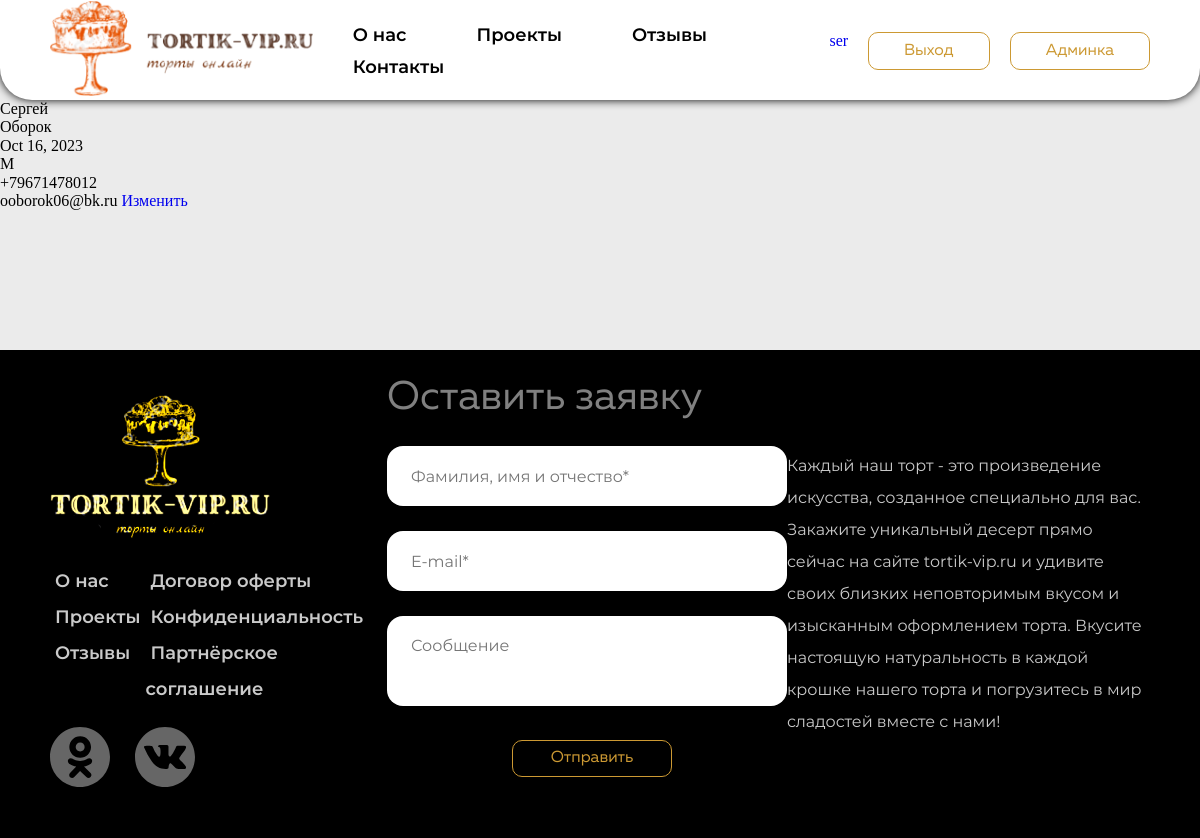
/profile/ (signed in), run on the app's committed database.
### authapp/models.py (models this page shows)
class User(AbstractUser):
    MALE = 'M'
    FEMALE = 'W'
    GENDER_CHOICES = (
        (MALE,'М'),
        (FEMALE,'Ж'),
    )
    phone = PhoneNumberField(unique=True, blank=True, verbose_name="Номер телефона")
    email = models.EmailField(unique=True, blank=True, verbose_name="Электроная почта")
    gender = models.CharField(verbose_name='пол',choices=GENDER_CHOICES,blank=True,max_length=2)
    date_of_birth = models.DateField(blank=True, null=True, verbose_name="Дата рождение")

### profileapp/views.py (the view)
# urls.py: path("", ProfileListView.as_view(), name="profile_list"),
class ProfileListView(ListView):
    model = User
    template_name = "profileapp/profile.html"
    def get_context_data(self, **kwargs):
        context = super().get_context_data(**kwargs)
        context["title"] = "Профиль"
        print(User.objects.all())
        return context

### profileapp/templates/profileapp/profile.html
{% extends 'mainapp/base.html' %}
{% load static %}
{% block content %}
{{ user.first_name }}
<br>
{{ user.last_name }}
<br>
{{ user.date_of_birth|date:"M d, Y" }}
<br>
{{ user.gender }}
<br>
{{ user.phone }}
<br>
{{ user.email }}
<a href="{% url 'profileapp:profile_edit' user.id %}">Изменить</a>
{% endblock %}

### mainapp/templates/mainapp/base.html (shortened to what this page needs)
{% load static %}
<!DOCTYPE html>
<html lang="ru">
<head>
  <link rel="stylesheet" href="{% static 'style/style.css' %}">
</head>
<body>
    <header class="header">
        <div class="container">
          <div class="header__container">
            <a href="{% url "mainapp:index" %}">
              <picture class="header__logo">
                <source srcset="amg/Logo320.svg" media="(max-width: 320px)">
                <source srcset="amg/Logo1024.svg" media="(max-width: 1024px)">
                <img class="header__logo__img" src="{% static 'img/header-logonew.png' %}" alt="#">
              </picture>
            </a>
            <nav class="header__menu">
              <ul class="header__menu__list">
                <li class="header__item">
                  <a href="#" class="header__item__link">О нас
                  </a>
                </li>
                <li class="header__item"><a href="#" class="header__item__link">
                    Проекты
                  </a></li>
                <li class="header__item"><a href="#" class="header__item__link">
                    Отзывы
                  </a></li>
                <li class="header__item"><a href="#" class="header__item__link">
                    Контакты
                  </a></li>
              </ul>
            </nav>
            <div class="contact__one">
              <div class="header__bottoms">
                {% if not user.is_authenticated %}
                    <a class="button__indent__a button button__indent" id="open__search__form" href="{% url 'authapp:login' %}">Вход</a>
                    <a class="button__indent__a button button__indent" id="open__search__formtwo" href="{% url 'authapp:register' %}">Регистрация</a>
                {% else %}
                  <a href="{% url "profileapp:profile_list" %}">{{ user.username }}</p>
                  <a class="button__indent__a button button__indent" id="" href="{% url 'authapp:logout' %}">Выход</a>
                {% endif %}
                {% if user.is_staff or user.is_superuser %}
                  <a class="button__indent__a button button__indent" href="{% url 'adminapp:index' %}">Админка</a>
                {% endif %}
              </div>
            </div>
          </div>
        </div>
      </header>
  {% block content %}
  {% endblock %}
  <footer>
    <div class="container footer">
      <div class="footer__menu">
        <img class="footer__logo" src="/img/footer-logonew.svg" alt="">
        <div class="footer__indent">
          <nav class="footer__list">
            <ul class="footer__info">
              <li class="footer__item"><a href="#" class="footer__link">О нас</a></li>
              <li class="footer__item"><a href="#" class="footer__link">Проекты</a></li>
              <li class="footer__item"><a href="#" class="footer__link">Отзывы</a></li>
            </ul>
            <ul>
              <li class="footer__item"><a href="#" class="footer__link">Договор оферты</a></li>
              <li class="footer__item"><a href="#" class="footer__link">Конфиденциальность</a></li>
              <li class="footer__item"><a href="#" class="footer__link">Партнёрское соглашение</a></li>
            </ul>
          </nav>
          <ul class="footer__smail">
            <li><a href="#" class="ok smail"></a>
            </li>
            <li><a href="#" class="vk smail"></a>
            </li>
          </ul>
        </div>
      </div>
      <div class="footer__form">
        <h2 class="footer__title title">Оставить заявку</h2>
        <form action="https://jsonplaceholder.typicode.com/posts">
          <input type="text" placeholder="Фамилия, имя и отчество*">
          <input type="text" placeholder="E-mail*">
          <textarea placeholder="Сообщение"></textarea>
          <button class="footer-button button">Отправить</button>
        </form>
      </div>
      <p class="footer__text">Каждый наш торт - это произведение искусства, созданное специально для вас. Закажите
        уникальный десерт прямо сейчас на сайте tortik-vip.ru и удивите своих близких неповторимым вкусом и изысканным
        оформлением торта. Вкусите настоящую натуральность в каждой крошке нашего торта и погрузитесь в мир сладостей
        вместе с нами!</p>
    </div>
  </footer>
</body>
</html>

### static/style/style.css (style rules this page uses)
a { text-decoration: none; }
body { background-color: #ebebeb; }

### static/style/main.css (style rules this page uses)
* { margin: 0; padding: 0; box-sizing: border-box; }
body { min-width: 320px; }
header { height: 100px; }
.container { margin: auto; padding: 0 50px; max-width: 1870px; width: 100%; }
.button { outline: none; border: 1px; border-color: var(--gold-color); border-style: solid; text-align: center; line-height: 1; border-radius: 10px; font-family: 'MullerRegular'; cursor: pointer; color: var(--gold-color); font-weight: 400; font-size: 16px; font-style: normal; font-weight: normal; transition-property: color, background-color; transition-duration: 0.2s, 0.3s; }
h2 { font-family: 'MullerRegular'; font-weight: 400; font-size: 40px; font-style: normal; font-weight: normal; }
p { font-family: 'MullerMedium'; font-weight: 400; font-size: 16px; font-style: normal; font-weight: normal; }

### static/style/varialdes.css (style rules this page uses)
:root { --section-gap: 140px; --white: #FFFFFF; --blue: #00aaff; --black: #000000; --dark: #414141; --dark-light: #666666; --dark-opacity: rgba(0, 0, 0, 0.5); --gray: #CACACA; --orange: #FF9900; --orenge-hover: #FFB84D; --orange-active: #E1670E; --green: #028e15; --white-green:#47bd51; --gold-x: #f7f5f0; --gold-color: #CC9933; --light-gold: #F0BF5F; --brown-cold: #A47312; --dark-brown:#7f590e; --light-brown: #FFCC66; --white-white: #dfdbdb; --white-gray: #666; --gray-gray: #919191; --grey-color: #999; --light-black: #333; }

### static/style/componets/header.css (style rules this page uses)
.header { padding: 1px 0; background-color: var(--white); border-radius: 0px 0px 32px 32px; box-shadow: 0 0 10px var(--black); }
.header__container { display: flex; justify-content: space-between; align-items: center; height: 100px; }
.header__menu { display: flex; }
.header__logo { display: block; margin-right: 40px; }
.header__logo__img { height: 95px; }
.header__menu__list { display: flex; margin-right: 70px; margin-top: 0px; flex-wrap: wrap; gap: 10px 70px; }
.header__item__link { color: var(--black); font-family: 'Montserrat'; font-size: 18px; font-weight: 600; line-height: 22px; text-decoration: none; }
.header__bottoms { display: flex; gap: 20px; }
.button__indent { display: flex; height: auto; width: auto; }
.button__indent__a { padding: 10px 35px; }
.contact__one { display: flex; flex-direction: column; }

### static/style/componets/questions.css (style rules this page uses)
:root { --width-plus: calc(60% + 1px); }

### static/style/componets/footer.css (style rules this page uses)
footer { width: 100%; background: black; color: gray; padding: 25px 0 ; margin-top: var(--section-gap); }
.footer__list { display: flex; justify-content: space-between; }
.footer__info { margin: 0; padding: 0; margin-bottom: 20px; }
footer .container { display: flex; justify-content: space-between; align-items: flex-start; }
.footer__text { max-width: 363px; padding: 75px 0; }
.footer__form { max-width: 400px; }
.footer__form input { font-family: 'Montserrat'; font-size: 16px; font-weight: 400; line-height: 32px; height: 60px; width: 570px; }
.footer__form textarea { font-family: 'Montserrat'; font-size: 16px; font-weight: 400; line-height: 32px; height: 90px; }
.footer__form input, .footer__form textarea { outline: 0; border: none; background: #fff; color: #c5cfca; border-radius: 16px; padding: 14px 24px; }
.footer__form form, .footer__form input, .footer__form textarea { width: 100%; box-sizing: border-box; }
.footer__title, .footer__form input { margin-bottom: 25px; }
.footer__form textarea { margin-bottom: 29px; resize: none; }
.footer__link { color: var(--gray); font-family: 'Montserrat'; font-size: 18px; font-weight: 600; line-height: 36px; text-decoration: none; margin-top: 50px; padding: 2px 5px; }
.footer__text { color: var(--gray); font-family: 'Montserrat'; font-size: 16px; font-weight: 400; line-height: 32px; text-decoration: none; }
.footer__smail { display: flex; margin-top: 20px; }
.ok { cursor: pointer; }
.vk { cursor: pointer; margin-left: 25px; }
.footer-button { width: 160px; margin-left: 125px; padding: 0.6em 1.2em; }
.footer__indent { margin-top: 20px; }
.footer__logo { margin-top: 20px; }

### data on the page
User: username "ser", first_name "Сергей", last_name "Оборок", date_of_birth "Oct 16, 2023", gender "M", phone "+79671478012", email "ooborok06@bk.ru"
